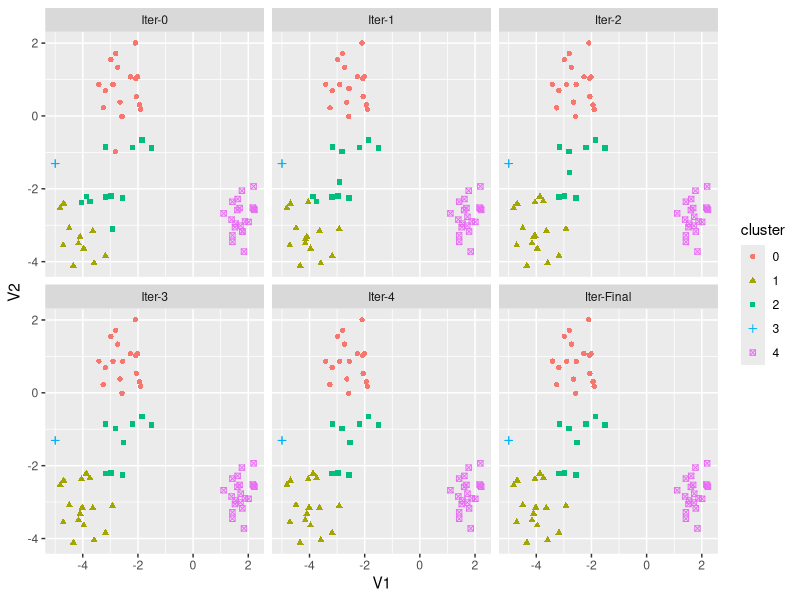

Recreate this plot in R. (Note: this script raises an error after producing the figure.)
#!/usr/bin/env Rscript

library(ggplot2)
library(gridExtra)


X <- read.delim("./output/result.csv", sep=",", header=FALSE)
X$cluster <- as.factor(X$V3)
summary(X)

p <-ggplot(aes(V1,V2), data=X) + 
	geom_point(aes(shape = cluster, color = cluster)) + 
	facet_wrap( ~ V4) +
ggsave(file="./img/iters.png", width=6, height=8, dpi=100)


Y <- read.delim("./output/error.csv", sep=",", header=FALSE)
summary(Y)
p1 <-ggplot(aes(V1, V2), data=Y) +
	geom_point(color = "blue") +
	geom_line(color = "blue") +
	xlab("Iteration") +
	ylab("Norm Error")
ggsave(file="./img/error.png", width=4, height=4, dpi=100)
